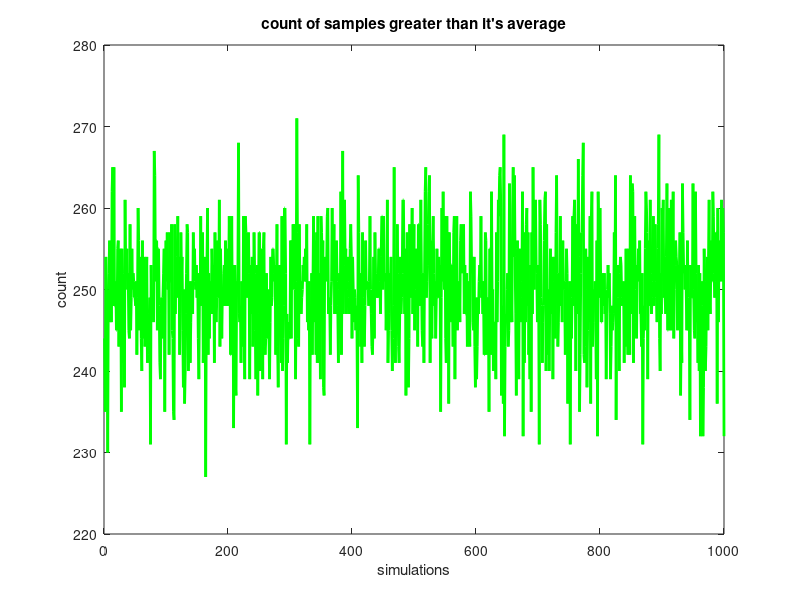

This chart was generated by the following MATLAB code:
clc;clear;close all; % clear command window,workspace,and all figures
% create a 1000 simulations 

% initialize as zeros vector will be filled later
count_vector=zeros(1,1000); 

for i=1:1000
    
    % draw 500 normal random variables
    vec_500=normrnd(110,2,[1,500]); % mean=2 and sd=2=sigma
    
    % calculate the average
    avg=mean(vec_500);
    
    % check for how many random variables in vec_500>avg
    % there is a shorcut to do this without using for loop
    % by using find function
    
    % here the find fucntion will return all the indices of those
    % elements in vec_500 that are greater than avg
    indices=find(vec_500>avg); 
    
    % get the vector of those elements
    vec_greater_avg=vec_500(indices);
    
    % now count the number of elements in vec_greater_avg
    count=length(vec_greater_avg);
    
    % store the count in the vector count_vector
    count_vector(i)=count;
end


%%%%%%%%%%%%%%%%%%%%%%%%%%%%%%%%%%%%%%%%%%%%%%%%%%%%%%%%%%%%%%%%
% plotting time
plot(1:1000,count_vector,'-g','LineWidth',2)
xlabel("simulations")
ylabel("count")
title("count of samples greater than it's average")
